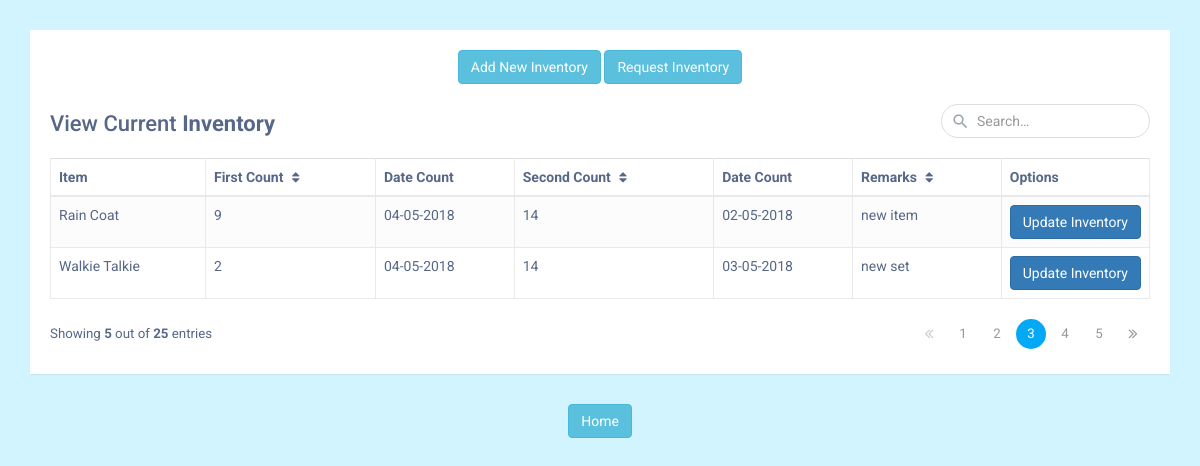
Page /viewinventory.php on the committed database.
### tables this page shows
CREATE TABLE `inventory` (
  `id` int(3) NOT NULL,
  `item` varchar(30) NOT NULL,
  `image` varchar(20) NOT NULL,
  `count1` int(15) NOT NULL,
  `count2` int(15) NOT NULL,
  `date1` date NOT NULL,
  `date2` date NOT NULL,
  `remarks` varchar(30) NOT NULL
);

### viewinventory.php (the view, shortened to what this page needs)
<!DOCTYPE html>
<html lang="en">
<head>
<link rel="stylesheet" href="https://maxcdn.bootstrapcdn.com/font-awesome/4.7.0/css/font-awesome.min.css">
<link rel="stylesheet" href="https://maxcdn.bootstrapcdn.com/bootstrap/3.3.7/css/bootstrap.min.css">
</head>
<body>
    <div class="container">
        <div class="table-wrapper">
       <center><a href="addinventory.php"  class="btn btn-info"  align="center" role="button" class="pull-right" >Add New Inventory </a>
  <a href="checkoutinventory.php"  class="btn btn-info"  align="center" role="button" class="pull-right" >Request Inventory </a>  </center> <br>
            <div class="table-title">
                <div class="row">
                    <div class="col-sm-8"><h2>View Current  <b>Inventory</b></h2></div>
                    <div class="col-sm-4">
                        <div class="search-box">
                            <i class="material-icons">&#xE8B6;</i>
                            <input type="text" class="form-control" placeholder="Search&hellip;">
                        </div>
                    </div>
                </div>
            </div>
            <table class="table table-striped table-hover table-bordered">
                <thead>
                    <tr>
                        <th>Item</th>
                        <th>First Count <i class="fa fa-sort"></i></th>
                        <th>Date Count</th>
                        <th>Second Count <i class="fa fa-sort"></i></th>
                        <th>Date Count</th>
                        <th>Remarks <i class="fa fa-sort"></i></th>
                        <th>Options</th>
                    </tr>
                </thead>
<?php
require_once 'database.php';
$sql = "SELECT * FROM inventory";
$result = mysqli_query($conn,$sql);
while($row = mysqli_fetch_array( $result )) {
?>
<tr>
     <td class="table-info"> <?php echo $row['item'] ?> </td>
     <?php
      $firstdate_convert = $row['date1'] ;
      $fistdate_newformat = date('d-m-Y',strtotime($firstdate_convert)) ;
      $second_date_convert = $row['date2'] ;
      $seconddate_newformat = date('d-m-Y',strtotime($second_date_convert)) ;
     ?>
     <td class="table-info"><?php echo $row['count1'] ?> </td>
     <td class="table-info"><?php echo $fistdate_newformat ?> </td>
     <td class="table-info"><?php echo $row['count2'] ?> </td>
      <td class="table-info"><?php echo $seconddate_newformat ?> </td>
     <td class="table-info"><?php  echo  $row['remarks'] ?> </td>
    <td class="table-info">
<button type="button" class="btn btn-primary" data-toggle="modal" data-target="#<?php echo $row['id'] ; ?> ">
  Update Inventory
</button>
  </td>
</tr>
<?php
}
?>
 </table>
<div class="clearfix">
                <div class="hint-text">Showing <b>5</b> out of <b>25</b> entries</div>
                <ul class="pagination">
                    <li class="page-item disabled"><a href="#"><i class="fa fa-angle-double-left"></i></a></li>
                    <li class="page-item"><a href="#" class="page-link">1</a></li>
                    <li class="page-item"><a href="#" class="page-link">2</a></li>
                    <li class="page-item active"><a href="#" class="page-link">3</a></li>
                    <li class="page-item"><a href="#" class="page-link">4</a></li>
                    <li class="page-item"><a href="#" class="page-link">5</a></li>
                    <li class="page-item"><a href="#" class="page-link"><i class="fa fa-angle-double-right"></i></a></li>
                </ul>
            </div>
        </div>
    </div>
</body>
</html>
<center><a href="indexdua.php"  class="btn btn-info" role="button" class="pull-right" >Home </a> </center>
</body>
</html>

### viewinventory.php (style rules this page uses)
body { color: #566787; font-family: 'Roboto', sans-serif; }
.table-wrapper { background: #fff; padding: 20px; margin: 30px 0; box-shadow: 0 1px 1px rgba(0,0,0,.05); }
.table-title { padding-bottom: 10px; margin: 0 0 10px; }
.table-title h2 { margin: 8px 0 0; font-size: 22px; }
.search-box { position: relative; float: right; }
.search-box input { height: 34px; border-radius: 20px; padding-left: 35px; border-color: #ddd; box-shadow: none; }
.search-box i { color: #a0a5b1; position: absolute; font-size: 19px; top: 8px; left: 10px; }
table.table tr th, table.table tr td { border-color: #e9e9e9; }
table.table-striped tbody tr:nth-of-type(odd) { background-color: #fcfcfc; }
table.table th i { font-size: 13px; margin: 0 5px; cursor: pointer; }
table.table td:last-child { width: 130px; }
.pagination { float: right; margin: 0 0 5px; }
.pagination li a { border: none; font-size: 95%; width: 30px; height: 30px; color: #999; margin: 0 2px; line-height: 30px; border-radius: 30px !important; text-align: center; padding: 0; }
.pagination li.active a { background: #03A9F4; }
.pagination li.disabled i { color: #ccc; }
.pagination li i { font-size: 16px; padding-top: 6px }
.hint-text { float: left; margin-top: 6px; font-size: 95%; }
body { background-color: #d1f4ff; }

### rows in the picture
inventory: item "Rain Coat", count1 "9", date1 "04-05-2018", count2 "14", date2 "02-05-2018", remarks "new item"
inventory: item "Walkie Talkie", count1 "2", date1 "04-05-2018", count2 "14", date2 "03-05-2018", remarks "new set"
